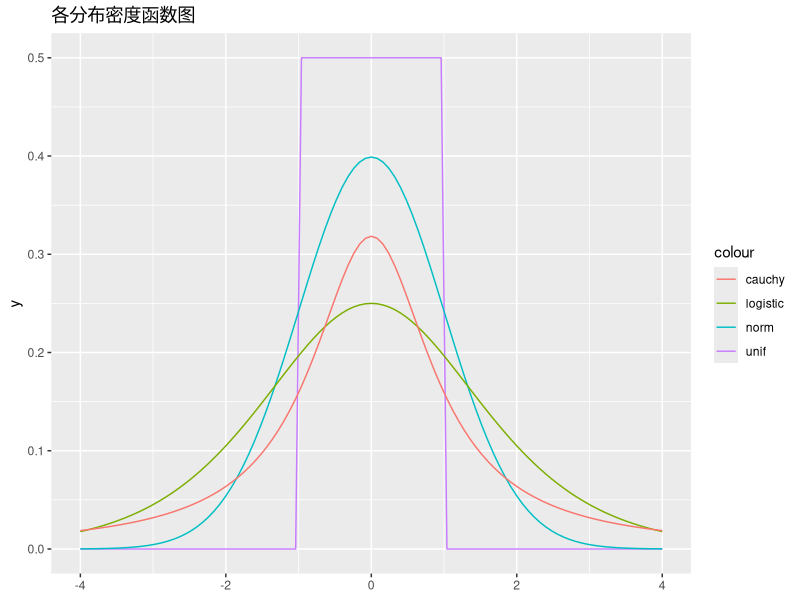
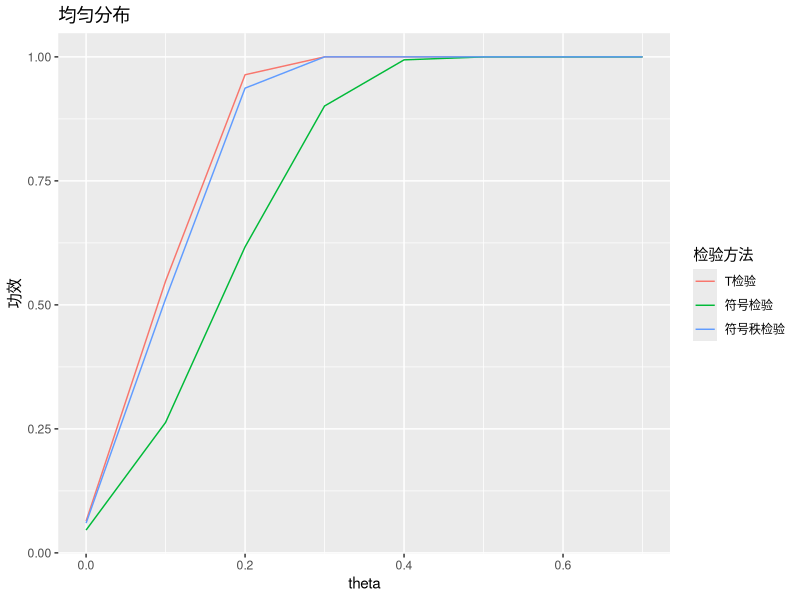
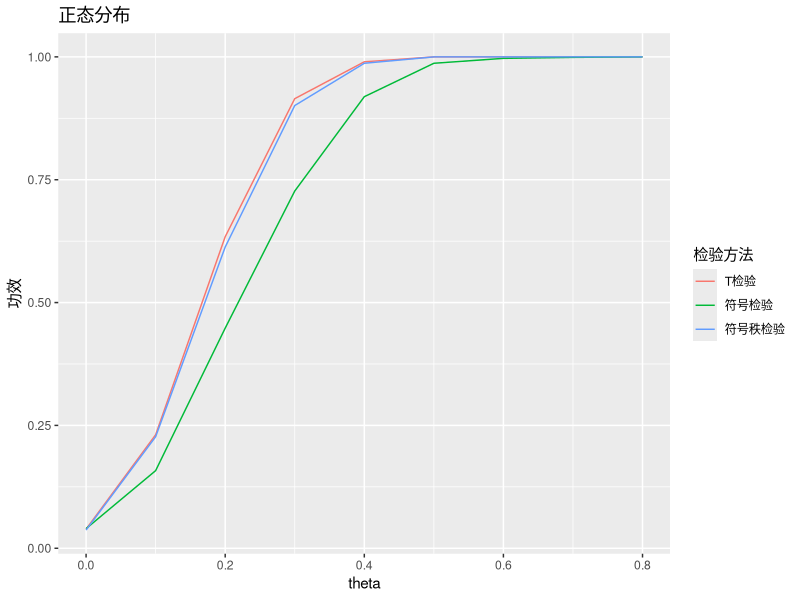
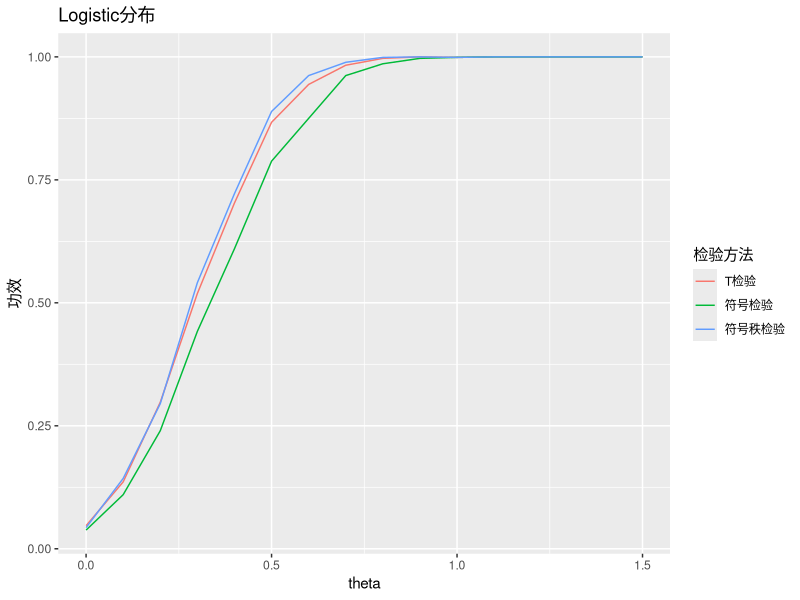
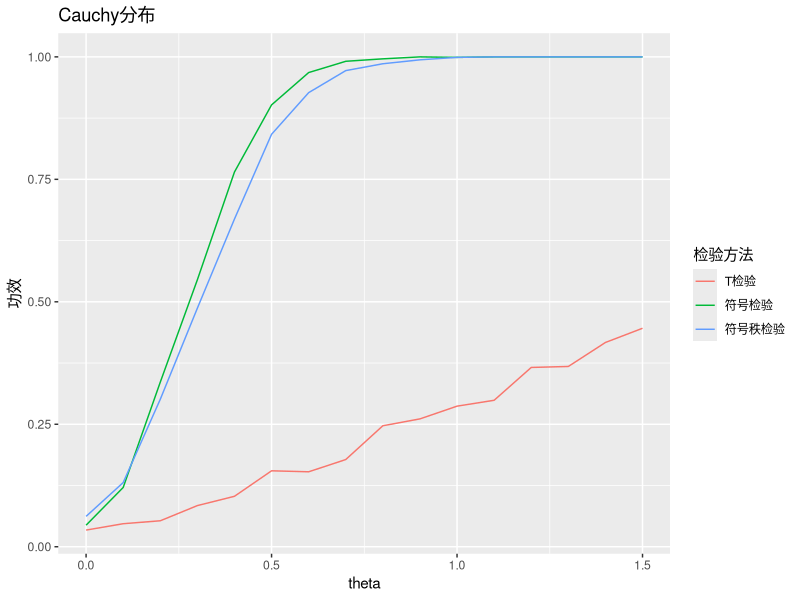

These charts were generated, in order, by the following R code:
## ---- chunk 1
library(tidyverse)
## ---- chunk 2
ggplot()+
  geom_function(aes(colour = "unif"),fun = dunif,args = list(min=-1,max=1))+
  geom_function(aes(colour = "norm"),fun = dnorm)+
  geom_function(aes(colour = "logistic"),fun = dlogis)+
  geom_function(aes(colour = "cauchy"),fun = dcauchy)+
  lims(x=c(-4,4))+
  ggtitle("各分布密度函数图")
## ---- chunk 3
# 定义带参数的均匀分布作为新函数
runif_new <- function(n){
  runif(n,min = -1,max = 1)
}

# 检验功效函数
testpower <- function(theta,funcs,n=100,times=1000,alpha=0.05){
  library(tidyverse)
  
  s <- funcs(n*times)+theta  # 产生样本
  s <- matrix(s,nrow = times) # 每行为一组样本
  # T检验功效
  p <- apply(s,1,t.test,alternative = "greater") %>% 
    map(~.$p.value) %>% 
    unlist()
  pt <- mean(p<alpha)
    
  # 符号检验
  # 求大于0个数
  postn <- function(x){
    sum(x>0)
  }
  # 求等于0个数
  zeron <- function(x){
    sum(x==0)
  }
  s1 <- apply(s,1,postn)
  s2 <- apply(s,1,zeron)
  p <- map2(s1,n-s2,binom.test,p = 0.5,alternative = "greater") %>% 
    map(~.$p.value) %>% 
    unlist()
  ps <- mean(p<alpha)

  # 符号秩检验
  p <- apply(s,1,wilcox.test,alternative = "greater",mu=0) %>% 
    map(~.$p.value) %>% 
    unlist()
  pw <- mean(p<alpha)

  l <- list(pt=pt,ps=ps,pw=pw)
  
  l
}

## ---- chunk 4
theta <- seq(0,0.7,by = 0.1)
map(theta,testpower,funcs=runif_new)->ln
df <- data.frame(matrix(unlist(ln), ncol=3,byrow = TRUE))
df %>% 
  rename(pt=X1,ps=X2,pw=X3) %>% 
  ggplot(aes(x=theta))+
  geom_line(aes(y=pt,color="T检验"))+
  geom_line(aes(y=ps,color="符号检验"))+
  geom_line(aes(y=pw,color="符号秩检验"))+
  labs(title = "均匀分布",y="功效",color="检验方法")

## ---- chunk 5
theta <- seq(0,0.8,by = 0.1)
map(theta,testpower,funcs=rnorm)->ln
df <- data.frame(matrix(unlist(ln), ncol=3,byrow = TRUE))
df %>% 
  rename(pt=X1,ps=X2,pw=X3) %>% 
  ggplot(aes(x=theta))+
  geom_line(aes(y=pt,color="T检验"))+
  geom_line(aes(y=ps,color="符号检验"))+
  geom_line(aes(y=pw,color="符号秩检验"))+
  labs(title = "正态分布",y="功效",color="检验方法")
## ---- chunk 6
theta <- seq(0,1.5,by = 0.1)
map(theta,testpower,funcs=rlogis)->ln
df <- data.frame(matrix(unlist(ln), ncol=3,byrow = TRUE))
df %>% 
  rename(pt=X1,ps=X2,pw=X3) %>% 
  ggplot(aes(x=theta))+
  geom_line(aes(y=pt,color="T检验"))+
  geom_line(aes(y=ps,color="符号检验"))+
  geom_line(aes(y=pw,color="符号秩检验"))+
  labs(title = "Logistic分布",y="功效",color="检验方法")
## ---- chunk 7
theta <- seq(0,1.5,by = 0.1)
map(theta,testpower,funcs=rcauchy)->ln
df <- data.frame(matrix(unlist(ln), ncol=3,byrow = TRUE))
df %>% 
  rename(pt=X1,ps=X2,pw=X3) %>% 
  ggplot(aes(x=theta))+
  geom_line(aes(y=pt,color="T检验"))+
  geom_line(aes(y=ps,color="符号检验"))+
  geom_line(aes(y=pw,color="符号秩检验"))+
  labs(title = "Cauchy分布",y="功效",color="检验方法")
